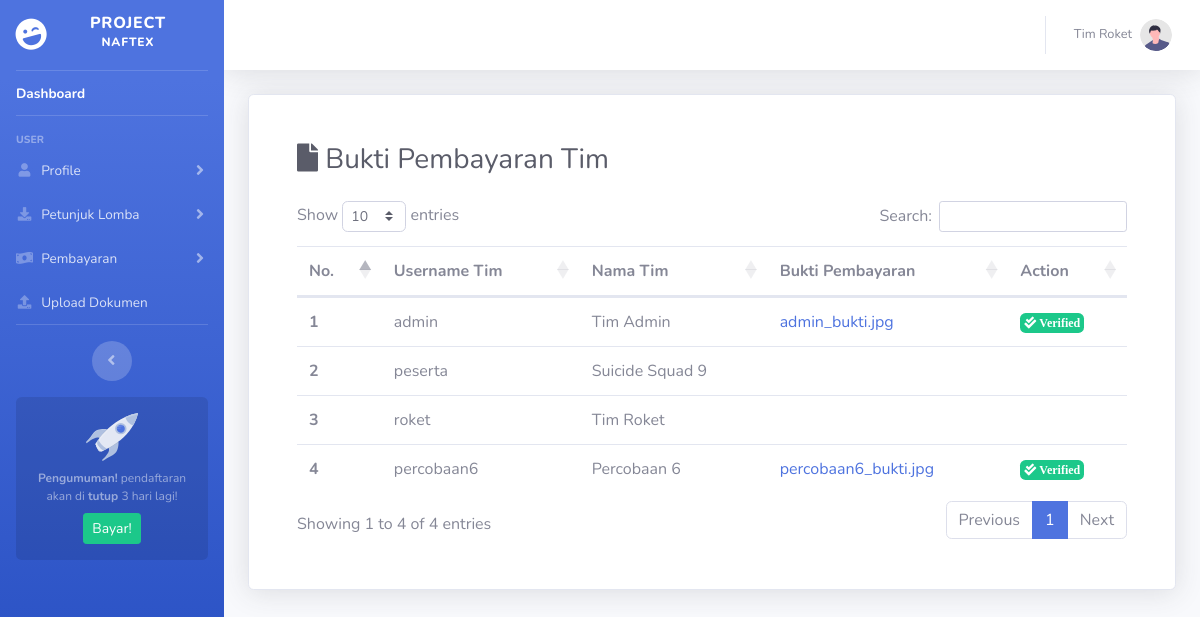
Page /dashboard/docBuktipemby.php (signed in) on the committed database.
### tables this page shows
CREATE TABLE `user` (
  `id_user` int(11) NOT NULL,
  `username` varchar(50) NOT NULL,
  `password` varchar(50) NOT NULL,
  `nama` varchar(50) NOT NULL,
  `email` varchar(50) NOT NULL,
  `level` varchar(50) NOT NULL,
  `foto` varchar(50) NOT NULL,
  `id_lomba` int(11) NOT NULL
);

CREATE TABLE `pembayaran_peserta` (
  `username` varchar(50) NOT NULL,
  `status_bayar` varchar(50) NOT NULL,
  `bukti_transfer` varchar(100) NOT NULL,
  `deskripsi2` varchar(50) NOT NULL
);

### dashboard/include/session.php (called while the page is built, shortened)
<?php
	if (isset($_SESSION['id_user'])) {
		$id_user = $_SESSION['id_user'];
		$query_n = mysqli_query($koneksi, "SELECT `nama` FROM `user` WHERE `id_user`='$id_user'");
	    while($data_n = mysqli_fetch_row($query_n)){
	      $nama = $data_n[0];
	    }
	}
?>

### dashboard/docBuktipemby.php (the view, shortened to what this page needs)
<?php
    include('../koneksi/koneksi.php');
    include('include/session.php');
?>
<!DOCTYPE html>
<html lang="en">
<head>
    <?php include "include/head.php" ?>
</head>
<body id="page-top">
    <div id="wrapper">
        <?php include "include/sidebar.php" ?>
        <div id="content-wrapper" class="d-flex flex-column">
            <div id="content">
                <?php include "include/navbar.php" ?>
                <div class="container-fluid">
                    <div class="container col-12 card shadow p-5">
                        <h1 class="h3 mb-4 text-gray-800"><i class="fas fa-file"></i> Bukti Pembayaran Tim</h1>
                        <div class="row justify-content-center">
                            <div class="col-md-12">
                                <div class="table-responsive-md">
                                    <table id="dataTable" class="table table-hover">
                                        <thead>
                                            <tr>
                                                <th scope="col">No.</th>
                                                <th scope="col">Username Tim</th>
                                                <th scope="col">Nama Tim</th>
                                                <th scope="col">Bukti Pembayaran</th>
                                                <th scope="col">Action</th>
                                        </thead>
                                        <tbody>
                                            <?php
                                                $no=1;
                                                $sql_p = "SELECT user.username, user.nama, pembayaran_peserta.bukti_transfer, pembayaran_peserta.status_bayar FROM `user`
                                                LEFT JOIN `pembayaran_peserta` ON pembayaran_peserta.username = user.username";
                                                $query_p = mysqli_query($koneksi,$sql_p);
                                                while($data_p = mysqli_fetch_row($query_p)){
                                                    $username   = $data_p[0];
                                                    $nama     = $data_p[1];
                                                    $bukti   = $data_p[2];
                                                    $status    = $data_p[3];
                                            ?>
                                            <tr>
                                                <th scope="row"><?= $no ?></th>
                                                <td><?= $username ?></td>
                                                <td><?= $nama ?></td>
                                                <td>
                                                    <a data-toggle="collapse" href="#buktitimid<?= $no ?>" role="button" aria-expanded="false" aria-controls="buktitimid=1">
                                                        <?= $bukti ?>
                                                    </a>
                                                </td>
                                                <td>
                                                    <?php if ($status=="pending") { ?>
                                                        <a href="#" data-toggle="modal" data-target="#confirmModal" class="badge badge-info p-1" onclick='setConfirm("<?= $username ?>")'><i class="fas fa-check"></i> Confirm</a>
                                                    <?php } else if ($status=="berhasil") { ?>
                                                        <a href="#" class="badge badge-success p-1"><i class="fas fa-check-double"> Verified</i></a>
                                                    <?php }
                                                    ?>
                                                </td>
                                            </tr>
                                            <?php $no++; } ?>
                                        </tbody>
                                    </table>
                                </div>
                            </div>
                        </div>
                    </div>
                </div>
            </div>
        </div>
    </div>
</body>
</html>

### dashboard/include/navbar.php (shortened to what this page needs)
<nav class="navbar navbar-expand navbar-light bg-white topbar mb-4 static-top shadow">
    <ul class="navbar-nav ml-auto">
        <li class="nav-item dropdown no-arrow">
            <a class="nav-link dropdown-toggle" href="#" id="userDropdown" role="button" data-toggle="dropdown" aria-haspopup="true" aria-expanded="false">
                <span class="mr-2 d-none d-lg-inline text-gray-600 small"><?= $nama ?></span>
                <img class="img-profile rounded-circle" src="assets/img/undraw_profile.svg" />
            </a>
        </li>
    </ul>
</nav>

### dashboard/include/head.php (style rules this page uses)
.nav-item .nav-link { padding-top: 10px !important; padding-bottom: 10px !important }

### rows in the picture
user: nama "Tim Roket"
pembayaran_peserta: user.username "admin", user.nama "Tim Admin", bukti_transfer "admin_bukti.jpg", status_bayar "Verified"
user: username "peserta", nama "Suicide Squad 9"
pembayaran_peserta: user.username "roket", user.nama "Tim Roket"
pembayaran_peserta: user.username "percobaan6", user.nama "Percobaan 6", bukti_transfer "percobaan6_bukti.jpg", status_bayar "Verified"
